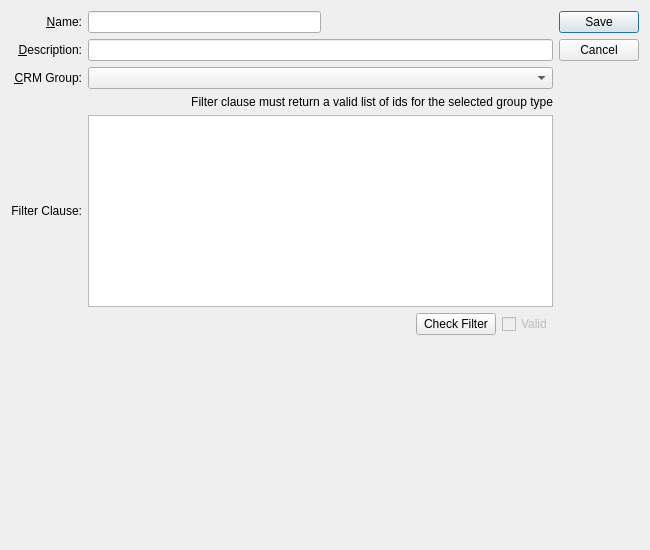
<?xml version="1.0" encoding="UTF-8"?>
<ui version="4.0">
 <comment>This file is part of the xTuple ERP: PostBooks Edition, a free and
open source Enterprise Resource Planning software suite,
Copyright (c) 1999-2019 by OpenMFG LLC, d/b/a xTuple.
It is licensed to you under the Common Public Attribution License
version 1.0, the full text of which (including xTuple-specific Exhibits)
is available at www.xtuple.com/CPAL.  By using this software, you agree
to be bound by its terms.</comment>
 <class>dynamicfilter</class>
 <widget class="QDialog" name="dynamicfilter">
  <property name="geometry">
   <rect>
    <x>0</x>
    <y>0</y>
    <width>650</width>
    <height>550</height>
   </rect>
  </property>
  <property name="windowTitle">
   <string>Dynamic Group Filter</string>
  </property>
  <layout class="QGridLayout" name="gridLayout">
   <item row="0" column="1">
    <widget class="QDialogButtonBox" name="_buttonBox">
     <property name="orientation">
      <enum>Qt::Vertical</enum>
     </property>
     <property name="standardButtons">
      <set>QDialogButtonBox::Cancel|QDialogButtonBox::Save</set>
     </property>
    </widget>
   </item>
   <item row="0" column="0">
    <layout class="QVBoxLayout">
     <property name="spacing">
      <number>0</number>
     </property>
     <property name="margin">
      <number>0</number>
     </property>
     <item>
      <layout class="QGridLayout" name="gridLayout_2">
       <item row="5" column="1">
        <layout class="QHBoxLayout" name="horizontalLayout">
         <item>
          <spacer name="horizontalSpacer">
           <property name="orientation">
            <enum>Qt::Horizontal</enum>
           </property>
           <property name="sizeHint" stdset="0">
            <size>
             <width>40</width>
             <height>20</height>
            </size>
           </property>
          </spacer>
         </item>
         <item>
          <widget class="QPushButton" name="_check">
           <property name="text">
            <string>Check Filter</string>
           </property>
          </widget>
         </item>
         <item>
          <widget class="QCheckBox" name="_validCheck">
           <property name="enabled">
            <bool>false</bool>
           </property>
           <property name="text">
            <string>Valid</string>
           </property>
          </widget>
         </item>
        </layout>
       </item>
       <item row="1" column="0">
        <widget class="QLabel" name="_descriptionLit">
         <property name="text">
          <string>&amp;Description:</string>
         </property>
         <property name="alignment">
          <set>Qt::AlignRight|Qt::AlignTrailing|Qt::AlignVCenter</set>
         </property>
         <property name="buddy">
          <cstring>_crmGroup</cstring>
         </property>
        </widget>
       </item>
       <item row="4" column="1">
        <widget class="XTextEdit" name="_filter"/>
       </item>
       <item row="2" column="1">
        <widget class="XComboBox" name="_crmGroup">
         <property name="allowNull">
          <bool>true</bool>
         </property>
         <property name="type">
          <enum>XComboBox::Adhoc</enum>
         </property>
        </widget>
       </item>
       <item row="0" column="1">
        <layout class="QHBoxLayout">
         <property name="spacing">
          <number>0</number>
         </property>
         <property name="margin">
          <number>0</number>
         </property>
         <item>
          <widget class="XLineEdit" name="_name"/>
         </item>
         <item>
          <spacer>
           <property name="orientation">
            <enum>Qt::Horizontal</enum>
           </property>
           <property name="sizeType">
            <enum>QSizePolicy::Expanding</enum>
           </property>
           <property name="sizeHint" stdset="0">
            <size>
             <width>20</width>
             <height>20</height>
            </size>
           </property>
          </spacer>
         </item>
        </layout>
       </item>
       <item row="0" column="0">
        <widget class="QLabel" name="_nameLit">
         <property name="text">
          <string>&amp;Name:</string>
         </property>
         <property name="alignment">
          <set>Qt::AlignRight|Qt::AlignTrailing|Qt::AlignVCenter</set>
         </property>
         <property name="buddy">
          <cstring>_name</cstring>
         </property>
        </widget>
       </item>
       <item row="3" column="1">
        <widget class="QLabel" name="_instructionsLit">
         <property name="text">
          <string>Filter clause must return a valid list of ids for the selected group type</string>
         </property>
         <property name="alignment">
          <set>Qt::AlignLeft|Qt::AlignTrailing|Qt::AlignVCenter</set>
         </property>
        </widget>
       </item>
       <item row="4" column="0">
        <widget class="QLabel" name="_filterLit">
         <property name="text">
          <string>Filter Clause:</string>
         </property>
         <property name="alignment">
          <set>Qt::AlignRight|Qt::AlignTrailing|Qt::AlignVCenter</set>
         </property>
        </widget>
       </item>
       <item row="1" column="1">
        <widget class="XLineEdit" name="_descrip"/>
       </item>
       <item row="2" column="0">
        <widget class="QLabel" name="_crmGroupLit">
         <property name="text">
          <string>&amp;CRM Group:</string>
         </property>
         <property name="alignment">
          <set>Qt::AlignRight|Qt::AlignTrailing|Qt::AlignVCenter</set>
         </property>
         <property name="buddy">
          <cstring>_crmGroup</cstring>
         </property>
        </widget>
       </item>
      </layout>
     </item>
     <item>
      <spacer>
       <property name="orientation">
        <enum>Qt::Vertical</enum>
       </property>
       <property name="sizeType">
        <enum>QSizePolicy::Expanding</enum>
       </property>
       <property name="sizeHint" stdset="0">
        <size>
         <width>20</width>
         <height>0</height>
        </size>
       </property>
      </spacer>
     </item>
    </layout>
   </item>
  </layout>
 </widget>
 <layoutdefault spacing="6" margin="11"/>
 <customwidgets>
  <customwidget>
   <class>XComboBox</class>
   <extends>QComboBox</extends>
   <header>xcombobox.h</header>
  </customwidget>
  <customwidget>
   <class>XLabel</class>
   <extends>QLabel</extends>
   <header>xlabel.h</header>
  </customwidget>
  <customwidget>
   <class>XLineEdit</class>
   <extends>QLineEdit</extends>
   <header>xlineedit.h</header>
   <container>1</container>
  </customwidget>
  <customwidget>
   <class>XTextEdit</class>
   <extends>QTextEdit</extends>
   <header>xtextedit.h</header>
  </customwidget>
 </customwidgets>
 <tabstops>
  <tabstop>_name</tabstop>
 </tabstops>
 <resources/>
 <connections>
  <connection>
   <sender>_buttonBox</sender>
   <signal>rejected()</signal>
   <receiver>dynamicfilter</receiver>
   <slot>reject()</slot>
   <hints>
    <hint type="sourcelabel">
     <x>396</x>
     <y>68</y>
    </hint>
    <hint type="destinationlabel">
     <x>221</x>
     <y>66</y>
    </hint>
   </hints>
  </connection>
 </connections>
</ui>
